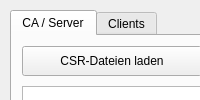
<?xml version="1.0" encoding="UTF-8"?>
<ui version="4.0">
 <class>MainWindow</class>
 <widget class="QMainWindow" name="MainWindow">
  <property name="windowTitle"><string>SSL-Zertifikatsverwaltung</string></property>
  <widget class="QWidget" name="centralwidget">
   <widget class="QTabWidget" name="tabWidget">
    <property name="geometry"><rect><x>10</x><y>10</y><width>780</width><height>500</height></rect></property>
    <widget class="QWidget" name="tab_server">
     <attribute name="title"><string>CA / Server</string></attribute>
     <widget class="QPushButton" name="btnLoadCSRs">
      <property name="text"><string>CSR-Dateien laden</string></property>
      <property name="geometry"><rect><x>10</x><y>10</y><width>180</width><height>30</height></rect></property>
     </widget>
     <widget class="QPushButton" name="btnSignSelected">
      <property name="text"><string>Zertifikat signieren</string></property>
      <property name="geometry"><rect><x>200</x><y>10</y><width>180</width><height>30</height></rect></property>
     </widget>
     <widget class="QTableWidget" name="tableCSRs">
      <property name="geometry"><rect><x>10</x><y>50</y><width>740</width><height>400</height></rect></property>
          <widget class="QPushButton" name="btnExportCert">
      <property name="text"><string>Zertifikat exportieren</string></property>
      <property name="geometry"><rect><x>10</x><y>460</y><width>160</width><height>30</height></rect></property>
     </widget>
     <widget class="QPushButton" name="btnRevoke">
      <property name="text"><string>Sperren</string></property>
      <property name="geometry"><rect><x>180</x><y>460</y><width>100</width><height>30</height></rect></property>
     </widget>
     <widget class="QPushButton" name="btnExportAll">
  <property name="text"><string>Daten exportieren</string></property>
  <property name="geometry"><rect><x>400</x><y>460</y><width>150</width><height>30</height></rect></property>
</widget>
<widget class="QPushButton" name="btnUnrevoke">
      <property name="text"><string>Freigeben</string></property>
      <property name="geometry"><rect><x>290</x><y>460</y><width>100</width><height>30</height></rect></property>
     </widget>
    </widget>
    </widget>
    <widget class="QWidget" name="tab_clients">
     <attribute name="title"><string>Clients</string></attribute>
     <widget class="QLineEdit" name="searchInput"><property name="geometry"><rect><x>10</x><y>10</y><width>400</width><height>25</height></rect></property><property name="placeholderText"><string>Client-Name suchen...</string></property></widget>
      <widget class="QTableWidget" name="tableClients">
      <property name="geometry"><rect><x>10</x><y>10</y><width>740</width><height>440</height></rect></property>
          <widget class="QPushButton" name="btnExportCert">
      <property name="text"><string>Zertifikat exportieren</string></property>
      <property name="geometry"><rect><x>10</x><y>460</y><width>160</width><height>30</height></rect></property>
     </widget>
     <widget class="QPushButton" name="btnRevoke">
      <property name="text"><string>Sperren</string></property>
      <property name="geometry"><rect><x>180</x><y>460</y><width>100</width><height>30</height></rect></property>
     </widget>
     <widget class="QPushButton" name="btnExportAll">
  <property name="text"><string>Daten exportieren</string></property>
  <property name="geometry"><rect><x>400</x><y>460</y><width>150</width><height>30</height></rect></property>
</widget>
<widget class="QPushButton" name="btnUnrevoke">
      <property name="text"><string>Freigeben</string></property>
      <property name="geometry"><rect><x>290</x><y>460</y><width>100</width><height>30</height></rect></property>
     </widget>
    </widget>
    </widget>
   </widget>
  </widget>
 </widget>
 <resources/>
 <connections/>
</ui>
